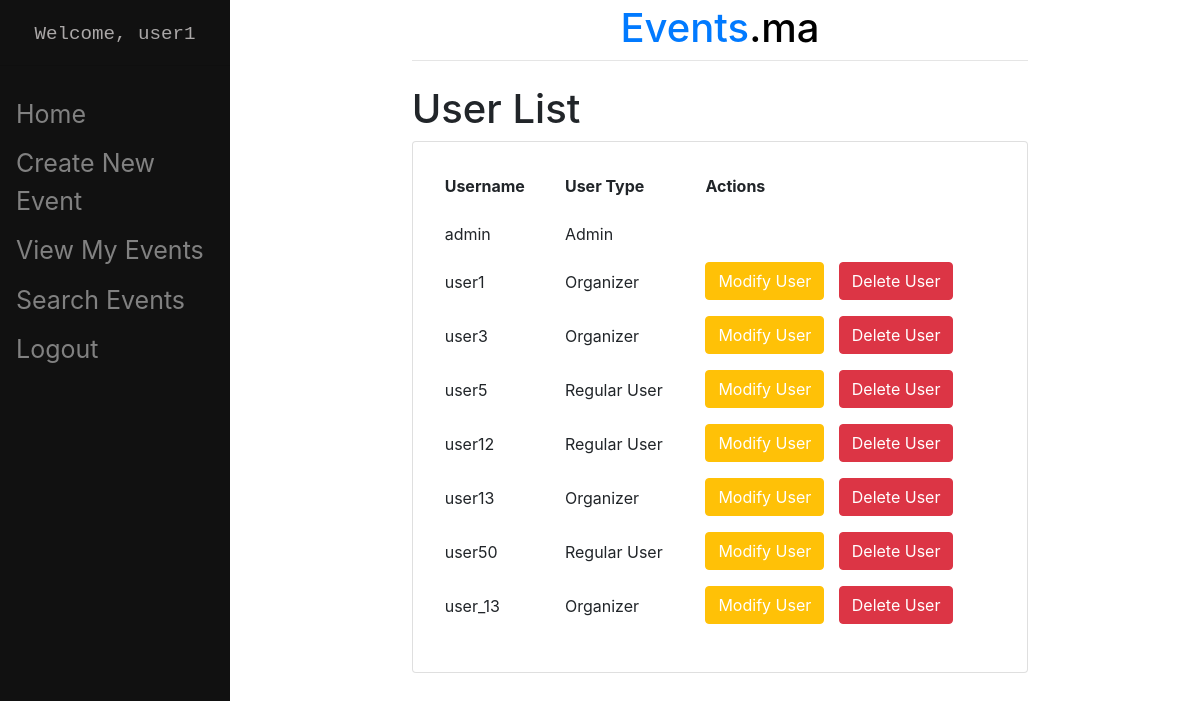
The page /users (signed in) on the database its author committed.
### main/models.py (models this page shows)
class CustomUser(AbstractUser):
    USER_TYPE_CHOICES = (
        ('admin', 'Admin'),
        ('organizer', 'Organizer'),
        ('user', 'User'),
    )
    user_type = models.CharField(max_length=20, choices=USER_TYPE_CHOICES)
    def is_admin(self):
        return self.user_type == 'admin'
    def is_organizer(self):
        return self.user_type == 'organizer'
    def is_user(self):
        return self.user_type == 'user'

### main/views.py (the view)
# urls.py: path('users', views.user_list, name='user_list'),
@user_passes_test(lambda u: u.is_superuser or u.is_admin, login_url='access_denied')
@login_required(login_url='login')
def user_list(request):
    users = CustomUser.objects.all()
    return render(request, 'user_list.html', {'users': users})

### main/templates/user_list.html (shortened to what this page needs)
{% extends 'base.html' %}
{% block content %}
    <h1>User List</h1>
    <div class="card">
        <div class="card-body">
            <table class="table table-borderless">
                <thead>
                    <tr>
                        <th>Username</th>
                        <th>User Type</th>
                        <th>Actions</th>
                    </tr>
                </thead>
                <tbody>
                    {% for user in users %}
                        <tr>
                            <td>{{ user.username }}</td>
                            <td>
                                {% if user.is_superuser %}
                                    Admin
                                {% elif user.is_admin %}
                                    Admin
                                {% elif user.is_organizer %}
                                    Organizer
                                {% else %}
                                    Regular User
                                {% endif %}
                            </td>
                            <td>
                                {% if not user.is_superuser and not user.is_staff %}
                                    <button class="btn btn-warning" style="margin-top: -8px; margin-right: 10px;"><a href="{% url 'modify_user' user.id %}" style="color: white;">Modify User</a></button>
                                    <button class="btn btn-danger" style="margin-top: -8px;"><a href="/user/delete/{{user.id}}" style="color: white;">Delete User</a></button>
                                {% endif %}
                            </td>
                        </tr>
                    {% endfor %}
                </tbody>
            </table>
        </div>
    </div>
{% endblock %}

### main/templates/base.html (shortened to what this page needs)
<!doctype html>
<html>
    <head>
        <link rel="stylesheet" href="https://stackpath.bootstrapcdn.com/bootstrap/4.3.1/css/bootstrap.min.css">
    </head>
    <body class="smooth-transition">
        <nav class="sidenav">
            {% if user.is_authenticated %}
                <p class="text-center user non-selectable">Welcome, {{ user.username }}</p>
            {% else %}
                <p class="text-center user non-selectable">You are browsing anonymously</p>
            {% endif %}
            <hr class="mt-1 mb-4">
            <a href="/">Home</a>
            {% if user.is_authenticated and user.is_organizer %}
                <a href="/event/create">Create New Event</a>
                <a href="/event/view">View My Events</a>
            {% endif %}
            <a href="/event/search">Search Events</a>
            {% if user.is_authenticated %}
                <a href="/logout">Logout</a>
            {% else %}
                <a href="/login">Login</a>
                <a href="/create_user">Sign Up</a>
            {% endif %}
        </nav>
        <div id="content" name="content" class="main">
            <div class="row justify-content-center">
                <div class="col-8">
                    <a href="/" style="text-decoration: none;"><h1 class="mt-1 text-center"><span style="color: #017aff;">Events</span><span style="color: #000000;">.ma</span></h1></a>
                    <hr class="mt-0 mb-4">
                    {% block content %}
                    {% endblock %}
                </div>
            </div>
        </div>
    </body>
</html>

### main/templates/base.html (style rules this page uses)
body { overflow-x: hidden; }
.sidenav { height:100%; width:230px; position: fixed; z-index:1; top:0; left:0; background-color:#111; overflow-x: hidden; padding-top:20px; }
.sidenav a { padding:6px 8px 6px 16px; text-decoration: none; font-size:25px; color: #818181; display:block; }
.main { margin-left:240px; padding: 0px 10px; }
.user { color: #aaa7a7; font-family: 'Courier New', Courier, monospace; font-size: larger; }
.smooth-transition { opacity: 0; transition: opacity 0.3s ease-in-out; }
.smooth-transition.show { opacity: 1; }
.non-selectable { user-select: none; -moz-user-select: none; -webkit-user-select: none; -ms-user-select: none; }

### rows shown on the page
CustomUser: username "user1", is_superuser "Organizer"
CustomUser: username "admin", is_superuser "Admin"
CustomUser: username "user3", is_superuser "Organizer"
CustomUser: username "user5", is_superuser "Regular User"
CustomUser: username "user12", is_superuser "Regular User"
CustomUser: username "user13", is_superuser "Organizer"
CustomUser: username "user50", is_superuser "Regular User"
CustomUser: username "user_13", is_superuser "Organizer"
